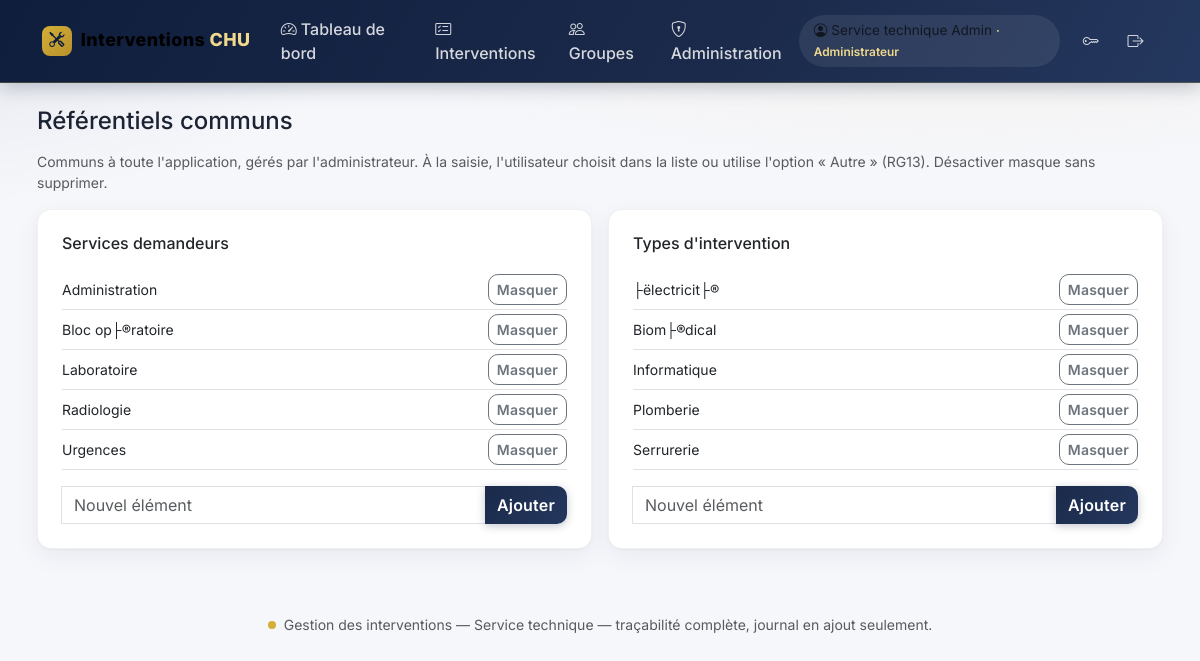
The app's page /public/admin/referentiels.php (signed in) with its own data.
### tables this page shows
CREATE TABLE IF NOT EXISTS `utilisateurs` (
  `id` int UNSIGNED NOT NULL AUTO_INCREMENT,
  `role_id` int UNSIGNED NOT NULL,
  `nom` varchar(100) DEFAULT NULL,
  `prenom` varchar(100) DEFAULT NULL,
  `email` varchar(190) NOT NULL,
  `telephone` varchar(30) DEFAULT NULL,
  `password_hash` varchar(255) NOT NULL,
  `actif` tinyint(1) NOT NULL DEFAULT '1',
  `doit_changer_mot_de_passe` tinyint(1) NOT NULL DEFAULT '1',
  `auth_version` int UNSIGNED NOT NULL DEFAULT '1',
  `created_at` datetime NOT NULL DEFAULT CURRENT_TIMESTAMP,
  `updated_at` datetime NOT NULL DEFAULT CURRENT_TIMESTAMP,
  `last_login_at` datetime DEFAULT NULL,
  PRIMARY KEY (`id`),
  UNIQUE KEY `email` (`email`),
  KEY `fk_util_role` (`role_id`)
);

CREATE TABLE IF NOT EXISTS `roles` (
  `id` int UNSIGNED NOT NULL AUTO_INCREMENT,
  `code` varchar(30) NOT NULL,
  `nom` varchar(60) NOT NULL,
  PRIMARY KEY (`id`),
  UNIQUE KEY `code` (`code`)
);

CREATE TABLE IF NOT EXISTS `services_demandeurs` (
  `id` int UNSIGNED NOT NULL AUTO_INCREMENT,
  `nom` varchar(100) NOT NULL,
  `actif` tinyint(1) NOT NULL DEFAULT '1',
  `created_at` datetime NOT NULL DEFAULT CURRENT_TIMESTAMP,
  PRIMARY KEY (`id`),
  UNIQUE KEY `nom` (`nom`)
);

CREATE TABLE IF NOT EXISTS `types_intervention` (
  `id` int UNSIGNED NOT NULL AUTO_INCREMENT,
  `nom` varchar(100) NOT NULL,
  `actif` tinyint(1) NOT NULL DEFAULT '1',
  `created_at` datetime NOT NULL DEFAULT CURRENT_TIMESTAMP,
  PRIMARY KEY (`id`),
  UNIQUE KEY `nom` (`nom`)
);

### src/Security.php (called while the page is built, shortened)
<?php
final class Security
{
    public static function demarrerSession(): void
    {
        $cookie = session_get_cookie_params();
    }
    public static function utilisateurCourant(): ?array
    {
        $u = Database::pdo()->prepare(
            'SELECT u.*, r.code AS role_code, r.nom AS role_nom FROM utilisateurs u
             JOIN roles r ON r.id = u.role_id WHERE u.id = ?'
        );
        $u->execute([$_SESSION['utilisateur_id']]);
        $user = $u->fetch();
        return $cache = $user;
    }
    public static function exigerConnexion(): array
    {
        $u = self::utilisateurCourant();
        return $u;
    }
    public static function exigerAdmin(): array
    {
        $u = self::exigerConnexion();
        return $u;
    }
    public static function e(?string $v): string
    {
        return htmlspecialchars((string)$v, ENT_QUOTES | ENT_SUBSTITUTE, 'UTF-8');
    }
}

### src/Database.php (called while the page is built, shortened)
<?php
final class Database
{
    private static ?PDO $pdo = null;
    public static function pdo(): PDO
    {
        if (self::$pdo === null) {
            $cfg = require dirname(__DIR__) . '/config/config.local.php';
            $dsn = sprintf(DSN_MYSQL, $cfg['hote'], $cfg['port'], $cfg['base']);
            try {
                self::$pdo = new PDO($dsn, $cfg['utilisateur'], $cfg['mot_de_passe'], [
                    PDO::ATTR_ERRMODE            => PDO::ERRMODE_EXCEPTION,
                    PDO::ATTR_DEFAULT_FETCH_MODE => PDO::FETCH_ASSOC,
                    PDO::ATTR_EMULATE_PREPARES   => false,
                ]);
            } catch (PDOException $e) {
                error_log('Erreur connexion BD : ' . $e->getMessage());
                http_response_code(500);
                exit('Service momentanément indisponible.');
            }
        }
        return self::$pdo;
    }
}

### public/admin/referentiels.php (the view, shortened to what this page needs)
<?php
$u = Security::exigerAdmin();
$pdo = Database::pdo();
$services = $pdo->query('SELECT * FROM services_demandeurs ORDER BY actif DESC, nom')->fetchAll();
$types    = $pdo->query('SELECT * FROM types_intervention ORDER BY actif DESC, nom')->fetchAll();
require dirname(__DIR__, 2) . '/src/layout/haut.php';
?>
<h1 class="h4 mb-3">Référentiels communs</h1>
<p class="small text-muted">Communs à toute l'application, gérés par l'administrateur. À la saisie, l'utilisateur choisit dans la liste ou utilise l'option « Autre » (RG13). Désactiver masque sans supprimer.</p>
<div class="row g-3">
<?php foreach ([['services' => ['table' => 'services_demandeurs', 'cle' => 'service', 'titre' => 'Services demandeurs', 'lignes' => $services]],
                ['types' => ['table' => 'types_intervention', 'cle' => 'type', 'titre' => 'Types d\'intervention', 'lignes' => $types]]] as $grp):
  $t = reset($grp);
?>
  <div class="col-md-6">
    <div class="card p-4 mb-3">
      <h2 class="h6 mb-3"><?= Security::e($t['titre']) ?></h2>
      <?php foreach ($t['lignes'] as $l): ?>
        <div class="d-flex justify-content-between align-items-center border-bottom py-1">
          <span class="small <?= (int)$l['actif'] === 1 ? '' : 'text-muted text-decoration-line-through' ?>">
            <?= Security::e($l['nom']) ?></span>
          <form method="post" class="d-inline">
            <button class="btn btn-sm btn-outline-<?= (int)$l['actif'] === 1 ? 'secondary' : 'success' ?>">
              <?= (int)$l['actif'] === 1 ? 'Masquer' : 'Réactiver' ?></button>
          </form>
        </div>
      <?php endforeach; ?>
      <form method="post" class="input-group mt-3">
        <input type="text" name="nom" class="form-control" placeholder="Nouvel élément" required maxlength="100">
        <button class="btn btn-marine">Ajouter</button>
      </form>
    </div>
  </div>
<?php endforeach; ?>
</div>
<?php require dirname(__DIR__, 2) . '/src/layout/bas.php'; ?>

### src/layout/haut.php (shortened to what this page needs)
<!DOCTYPE html>
<html lang="fr">
<head>
<link href="https://cdn.jsdelivr.net/npm/bootstrap@5.3.3/dist/css/bootstrap.min.css" rel="stylesheet">
<link href="https://cdn.jsdelivr.net/npm/bootstrap-icons@1.11.3/font/bootstrap-icons.min.css" rel="stylesheet">
</head>
<body>
<nav class="navbar navbar-expand-lg mb-4 py-2">
<div class="container">
  <a class="navbar-brand d-flex align-items-center" href="<?= BASE_URL ?>/tableau_bord.php">
    <span class="logo-badge"><i class="bi bi-tools"></i></span>Interventions <span class="or">&nbsp;CHU</span></a>
  <div class="collapse navbar-collapse" id="nav">
    <ul class="navbar-nav me-auto">
      <li class="nav-item"><a class="nav-link" href="<?= BASE_URL ?>/tableau_bord.php"><i class="bi bi-speedometer2 me-1"></i>Tableau de bord</a></li>
      <li class="nav-item"><a class="nav-link" href="<?= BASE_URL ?>/interventions.php"><i class="bi bi-card-checklist me-1"></i>Interventions</a></li>
      <li class="nav-item"><a class="nav-link" href="<?= BASE_URL ?>/groupes.php"><i class="bi bi-people me-1"></i>Groupes</a></li>
      <?php if (($u['role_code'] ?? '') === 'admin'): ?>
        <li class="nav-item"><a class="nav-link" href="<?= BASE_URL ?>/admin/accueil.php"><i class="bi bi-shield-lock me-1"></i>Administration</a></li>
      <?php endif; ?>
    </ul>
    <ul class="navbar-nav align-items-center">
      <li class="nav-item navbar-text me-2">
        <i class="bi bi-person-circle me-1"></i><?= Security::e($u['prenom'] . ' ' . $u['nom']) ?>
        <span class="small fw-semibold" style="color:#f0d98c">· <?= Security::e($u['role_nom'] ?? $u['role_code']) ?></span>
      </li>
      <li class="nav-item"><a class="nav-link" href="<?= BASE_URL ?>/changer_mdp.php" title="Mot de passe"><i class="bi bi-key"></i></a></li>
      <li class="nav-item"><a class="nav-link" href="<?= BASE_URL ?>/deconnexion.php" title="Déconnexion"><i class="bi bi-box-arrow-right"></i></a></li>
    </ul>
  </div>
</div>
</nav>
<div class="container" style="max-width:1150px">

### src/layout/haut.php (style rules this page uses)
:root { --marine:#0f1e3d; --marine-2:#1b2a4a; --marine-3:#24375e; --or:#d4af37; --or-clair:#f0d98c; --or-fonce:#b8912c; --surface:#f6f7fb; --carte:#ffffff; --texte:#1c2333; }
* { font-family:'Inter',system-ui,sans-serif; }
body { background: radial-gradient(1200px 400px at 80% -10%, rgba(212,175,55,.10), transparent 60%), radial-gradient(900px 380px at -10% 0%, rgba(27,42,74,.08), transparent 55%), var(--surface); color:var(--texte); }
h1,h2,h3,h4,h5,h6 { font-weight:700;color:var(--marine); }
.navbar { background:linear-gradient(120deg,var(--marine) 0%,var(--marine-2) 60%,var(--marine-3) 100%); border-bottom:1px solid rgba(212,175,55,.25); box-shadow:0 4px 18px rgba(15,30,61,.25); }
.navbar .nav-link { color:rgba(255,255,255,.82); font-weight:500; padding:.55rem .9rem!important; border-radius:.6rem; transition:all .18s ease; position:relative; }
.navbar-brand { font-weight:800; letter-spacing:.4px; font-size:1.12rem; }
.navbar-brand .logo-badge { display:inline-flex; align-items:center; justify-content:center; width:30px;height:30px;border-radius:8px;background:linear-gradient(135deg,var(--or),var(--or-fonce)); color:var(--marine); margin-right:.55rem; font-size:.95rem; }
.navbar-brand span.or { color:var(--or-clair); }
.navbar-text { background:rgba(255,255,255,.08); border-radius:2rem; padding:.35rem .9rem; font-size:.85rem; }
.card { background:var(--carte); border:1px solid rgba(15,30,61,.06); border-radius:14px; box-shadow:0 1px 2px rgba(15,30,61,.04), 0 8px 24px rgba(15,30,61,.06); }
.btn { border-radius:10px; font-weight:600; letter-spacing:.2px; }
.btn-marine { background:linear-gradient(135deg,var(--marine-2),var(--marine-3)); color:#fff; border:0; box-shadow:0 2px 8px rgba(15,30,61,.25); }
a { color:var(--marine-3); }

### records on screen
utilisateurs: Security::e($u['prenom'] . ' ' . $u['nom']) "Service technique Admin", role.nom "Administrateur"
services_demandeurs: nom "Administration", actif "Masquer"
services_demandeurs: nom "Bloc op├®ratoire", actif "Masquer"
services_demandeurs: nom "Laboratoire", actif "Masquer"
services_demandeurs: nom "Radiologie", actif "Masquer"
services_demandeurs: nom "Urgences", actif "Masquer"
types_intervention: nom "├ëlectricit├®", actif "Masquer"
types_intervention: nom "Biom├®dical", actif "Masquer"
types_intervention: nom "Informatique", actif "Masquer"
types_intervention: nom "Plomberie", actif "Masquer"
types_intervention: nom "Serrurerie", actif "Masquer"

### other values on screen
Security::e($t['titre']) "Services demandeurs"
Security::e($t['titre']) "Types d'intervention"
Security::e(APP_NOM) "Gestion des interventions — Service technique"
